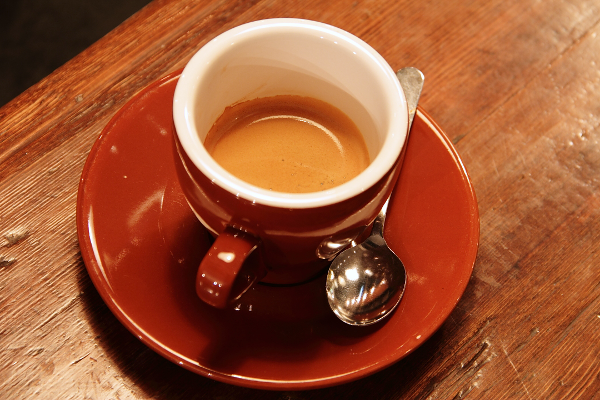
#> input picture skimage.data.coffee(), 600 x 400 px
$ python maskdemo.py ../../img/wordmark.jpg ../../img/bam.png ../../img/bam.png
#> lines starting #> are read from the running program, lines starting #| are printed output that depends on the picture
#!/usr/bin/env python3
"""Effects masked by text and shapes on a real photo, through common.glsl's maskAt and the
app's own distance-texture code (MaskRaster.sdf via tests/MaskDemo). Text is drawn by PIL here
(Android's canvas on the phone). Writes maskdemo.jpg.
Usage: python3 tests/maskdemo.py <out dir> <glcheck.py> <classpath with MaskDemo + app classes>"""
import os, subprocess, sys, math
import numpy as np
from PIL import Image, ImageDraw, ImageFont, ImageFilter, ImageOps
from skimage import data

out, glcheck, cp = sys.argv[1], sys.argv[2], sys.argv[3]
here = os.path.dirname(os.path.abspath(__file__))
common = os.path.join(here, '..', 'assets', 'shaders', 'common.glsl')
fonts = os.path.join(here, '..', 'assets', 'fonts')
W, H = 960, 540

def java(*a):
    return subprocess.run(['java', '-cp', cp, 'com.christopher.strata.MaskDemo'] + list(a), capture_output=True, text=True).stdout.strip()

def text_sdf(text, font_file, tag):
    """Returns (sdf png path, aspect, sx, sy, pad, cw, ch) the way MaskRaster lays a text texture out."""
    f = ImageFont.truetype(os.path.join(fonts, font_file), 200)
    x0, y0, x1, y1 = f.getbbox(text)
    aspect = (x1 - x0) / (y1 - y0)
    cw, ch, pad = map(int, java('layout', str(aspect)).split())
    w, h = cw + 2 * pad, ch + 2 * pad
    Wc, Hc = 2 * w, 2 * h
    big = ImageFont.truetype(os.path.join(fonts, font_file), 200 * 2 * ch // (y1 - y0))
    bx0, by0, bx1, by1 = big.getbbox(text)
    cov = Image.new('L', (Wc, Hc), 0)
    ImageDraw.Draw(cov).text((2 * pad - bx0, 2 * pad - by0), text, font=big, fill=255)
    cov = cov.resize((Wc, Hc))
    cp_ = os.path.join(out, 'cov_%s.pgm' % tag); cov.save(cp_)
    sp = os.path.join(out, 'sdf_%s.pgm' % tag)
    java('sdf', cp_, str(pad), sp)
    g = Image.open(sp)
    t = Image.new('RGBA', g.size, (0, 0, 0, 0)); t.putalpha(g)
    tp = os.path.join(out, 'sdf_%s.png' % tag); t.save(tp)
    return tp, aspect, cw / w, ch / h, pad, cw, ch

def mask(comps, texs):
    """comps: list of 20-float uniform vectors (MaskStack.uniforms layout); raster empty and below."""
    frag = os.path.join(out, 'maskat.frag')
    open(frag, 'w').write('void main() { gl_FragColor = vec4(vec3(maskAt(vUv * uImgSize)), 1.0); }\n')
    blank = os.path.join(out, 'blank.png'); Image.new('RGBA', (8, 8), (0, 0, 0, 0)).save(blank)
    u = ['uMaskN=%d' % len(comps), 'uPaintOp=0', 'uPaintAt=0']
    for k, c in enumerate(comps):
        for j, n in enumerate(['uMA', 'uMB', 'uMC', 'uMD', 'uME']):
            u.append('%s[%d]=%s' % (n, k, ','.join(repr(float(x)) for x in c[j * 4:j * 4 + 4])))
    tx = ['--tex=uMask:' + blank] + ['--tex=uShape%d:%s' % (i, p) for i, p in enumerate(texs)]
    res = os.path.join(out, 'm.png')
    cmd = ['python3', glcheck, frag, res, str(W), str(H), '--prepend=' + common] + tx + [
        'uMaskOn=1', 'uMR0=%r,0,0' % (1.0 / W), 'uMR1=0,%r,0' % (1.0 / H), 'uMaskPx=%d,%d' % (W, H), 'uImgSize=%d,%d' % (W, H)] + u
    r = subprocess.run(cmd, capture_output=True, text=True)
    if 'OK' not in r.stdout: print(r.stdout, r.stderr); sys.exit(1)
    return np.asarray(Image.open(res).convert('L').transpose(Image.FLIP_TOP_BOTTOM)).astype(float)[..., None] / 255

def text_comp(tex, cx, cy, hx, op=0, feather=0.0, outline=0.0, reveal=1.0, mode=0, angle=0, slot=0):
    tp, aspect, sx, sy, pad, cw, ch = tex
    hy = hx / aspect
    unit = 2 * pad * math.sqrt((2 * hx / cw) * (2 * hy / ch))
    a = math.radians(angle)
    return [5, op, 0, 1, cx, cy, hx, hy, math.cos(a), math.sin(a), feather, 0, 0, outline, reveal, mode, sx, sy, unit, slot]

def poly(cx, cy, r, n, inner, rnd=0.0, op=0, feather=0.0, invert=0, angle=0):
    a = math.radians(angle)
    return [3, op, invert, 1, cx, cy, r, r, math.cos(a), math.sin(a), feather, rnd, 0, 0, 1, 0, n, inner, 0, 0]

photo = Image.fromarray(data.coffee()).resize((W, int(W * 400 / 600))).crop((0, 30, W, 30 + H))
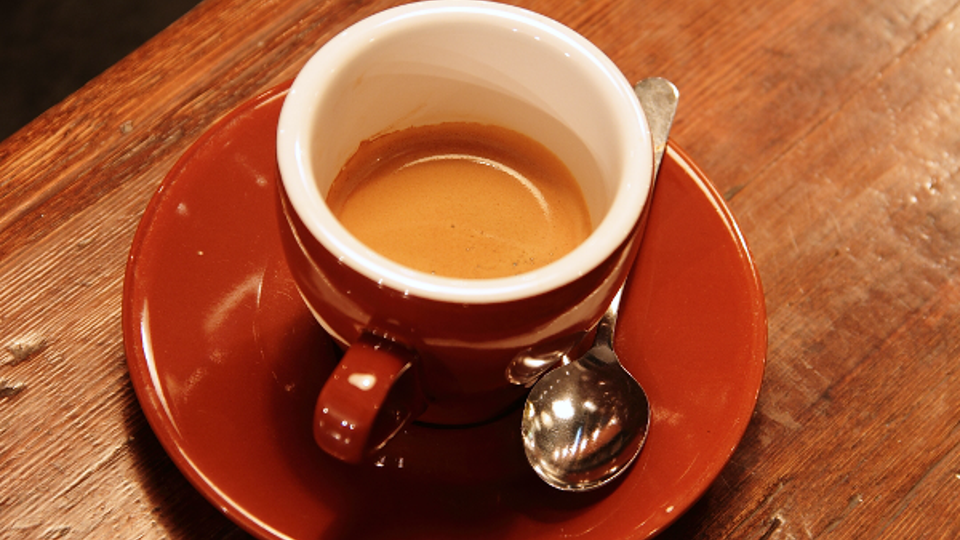
#> photo: PIL image 960x540 RGB; mean R, G, B 162.6, 87.7, 52.7
P = np.asarray(photo).astype(float) / 255
gray = np.repeat(np.asarray(ImageOps.grayscale(photo)).astype(float)[..., None] / 255, 3, -1)
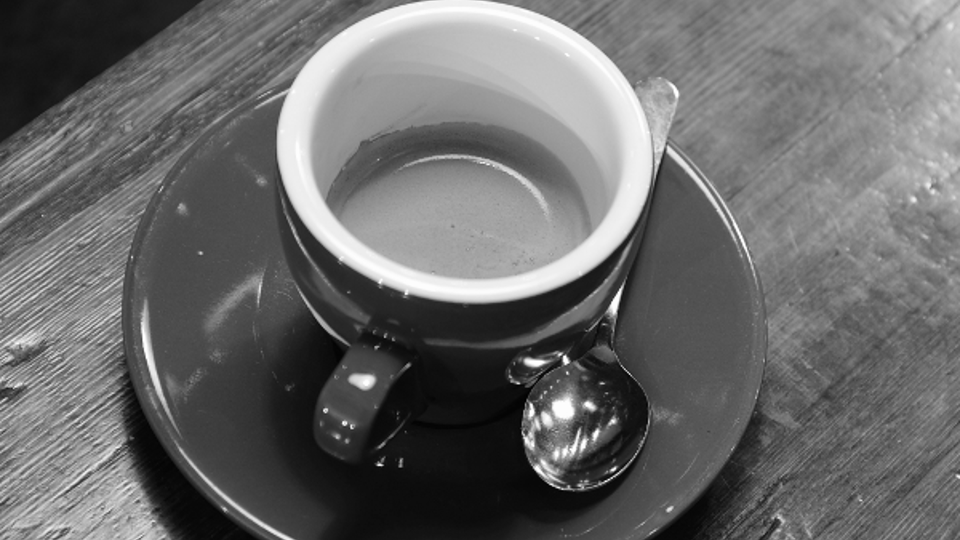
#> gray: shape (540, 960, 3) float64; min 0, max 1, mean 0.416
inv = 1 - P
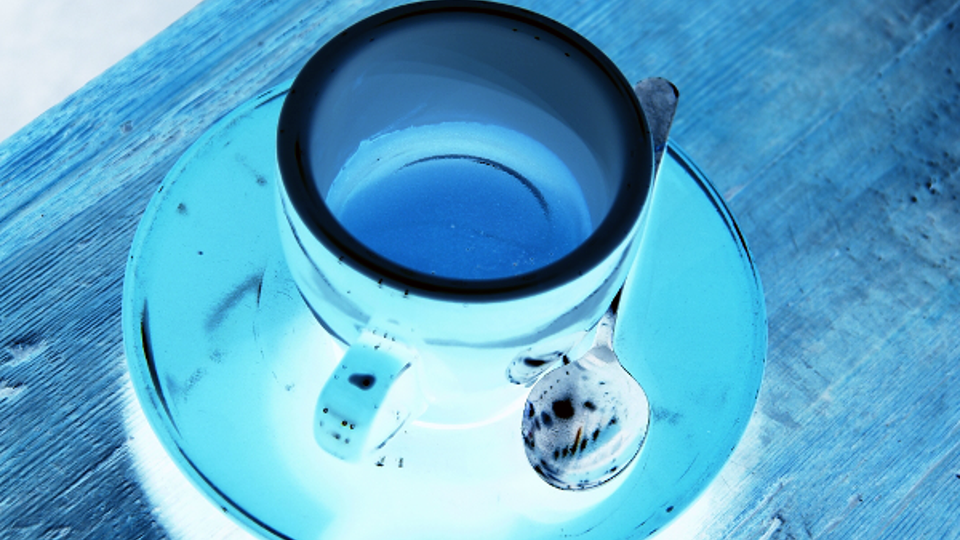
#> inv: shape (540, 960, 3) float64; mean R, G, B 0.362, 0.656, 0.793
blur = np.asarray(photo.filter(ImageFilter.GaussianBlur(14))).astype(float) / 255
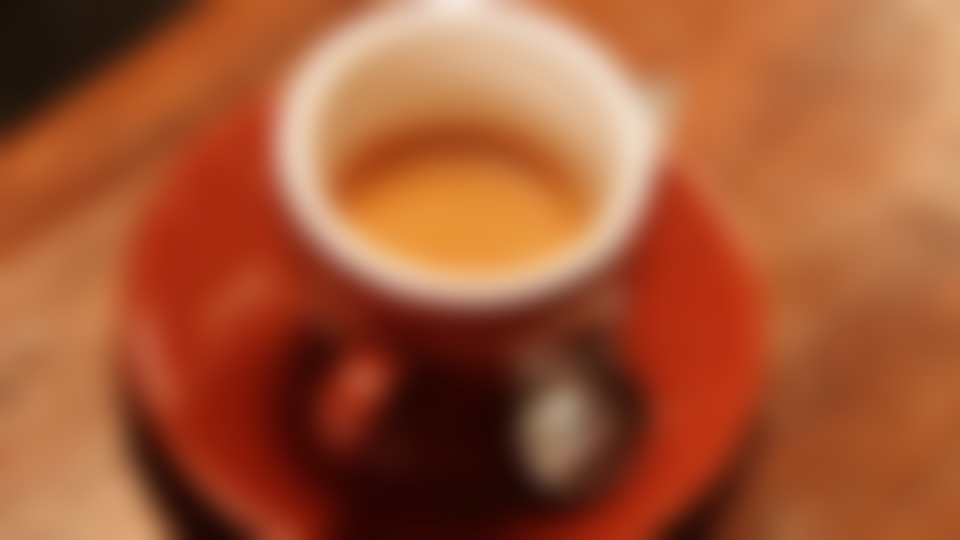
#> blur: shape (540, 960, 3) float64; mean R, G, B 0.638, 0.344, 0.206
duo = np.stack([0.15 + 0.85 * gray[..., 0], 0.05 + 0.4 * gray[..., 0] ** 1.5, 0.35 + 0.6 * gray[..., 0] ** 0.7], -1)
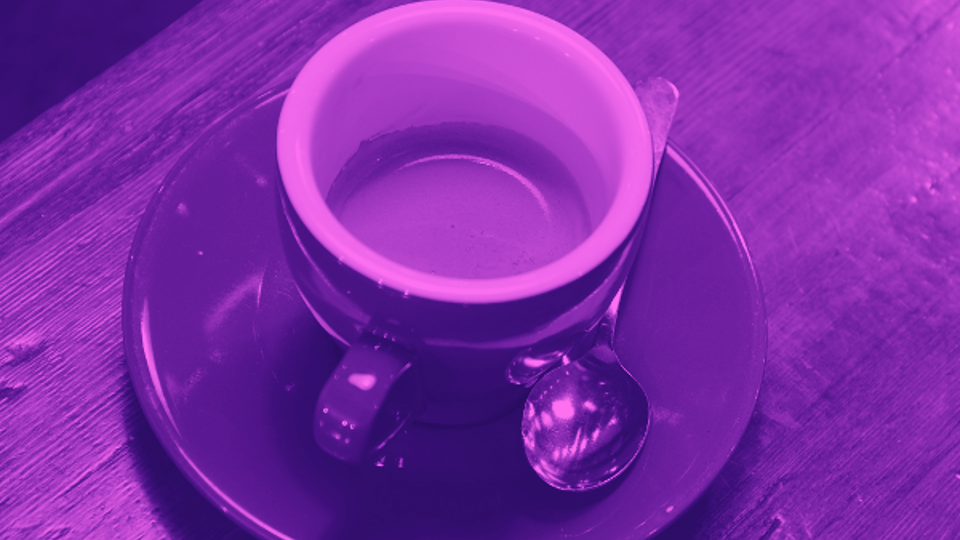
#> duo: shape (540, 960, 3) float64; mean R, G, B 0.504, 0.169, 0.663

glitch = text_sdf('GLITCH', 'Creepster.ttf', 'a')
#> (the run stopped early here; a loop or call above may not have finished)
